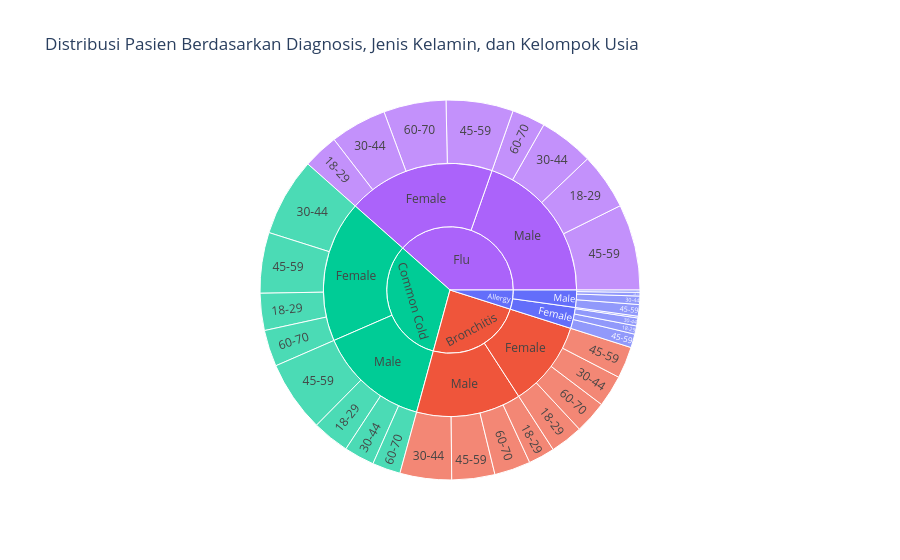

Source (notebook cell):
### Markdown cell above
### Fitur Pilihan Interaktif Baru: Grafik Sunburst

Grafik sunburst di bawah ini menyediakan cara interaktif untuk menjelajahi distribusi pasien secara hierarkis. Anda dapat mengklik pada segmen (misalnya, diagnosis tertentu) untuk "memperbesar" dan melihat distribusinya berdasarkan jenis kelamin, lalu mengklik lagi untuk melihat distribusi berdasarkan kelompok usia dalam kategori tersebut.

### Code cell
# Membuat kelompok usia untuk analisis lebih lanjut
bins = [18, 30, 45, 60, 70]
labels = ['18-29', '30-44', '45-59', '60-70']
df['kelompok_usia'] = pd.cut(df['usia'], bins=bins, labels=labels, right=False)

# Buat sunburst chart interaktif
fig = px.sunburst(
    df,
    path=['diagnosis', 'jenis_kelamin', 'kelompok_usia'], # Hierarki untuk sunburst
    values='id_pasien', # Nilai yang dihitung
    title='Distribusi Pasien Berdasarkan Diagnosis, Jenis Kelamin, dan Kelompok Usia',
    template='plotly_white',
    color='diagnosis' # Warna berdasarkan diagnosis utama
)
fig.update_traces(hovertemplate='<b>%{label}</b> <br>Jumlah Pasien: %{value}<br>Persentase: %{percentParent:.2%}')
fig.show()

### Figure 1 — Plotly figure (JSON) as saved in the notebook; plotly's stock layout.template omitted (floating-point values rounded to 4 significant figures)
{"data": [{"branchvalues": "total", "customdata": [["Allergy"], ["Allergy"], ["Allergy"], ["Allergy"], ["Allergy"], ["Allergy"], ["Allergy"], ["Allergy"], ["Allergy"], ["Allergy"], ["Allergy"], ["Bronchitis"], ["Bronchitis"], ["Bronchitis"], ["Bronchitis"], ["Bronchitis"], ["Bronchitis"], ["Bronchitis"], ["Bronchitis"], ["Bronchitis"], ["Bronchitis"], ["Bronchitis"], ["Common Cold"], ["Common Cold"], ["Common Cold"], ["Common Cold"], ["Common Cold"], ["Common Cold"], ["Common Cold"], ["Common Cold"], ["Common Cold"], ["Common Cold"], ["Common Cold"], ["Flu"], ["Flu"], ["Flu"], ["Flu"], ["Flu"], ["Flu"], ["Flu"], ["Flu"], ["Flu"], ["Flu"], ["Flu"]], "domain": {"x": [0, 1], "y": [0, 1]}, "hovertemplate": "<b>%{label}</b> <br>Jumlah Pasien: %{value}<br>Persentase: %{percentParent:.2%}", "ids": ["Allergy", "Allergy/Male/18-29", "Allergy/Female/18-29", "Allergy/Male/30-44", "Allergy/Female/30-44", "Allergy/Female/60-70", "Allergy/Female/45-59", "Allergy/Male/45-59", "Allergy/Female", "Allergy/Male", "Allergy/Male/60-70", "Bronchitis/Female", "Bronchitis/Male", "Bronchitis/Female/60-70", "Bronchitis", "Bronchitis/Male/45-59", "Bronchitis/Female/18-29", "Bronchitis/Female/30-44", "Bronchitis/Female/45-59", "Bronchitis/Male/60-70", "Bronchitis/Male/18-29", "Bronchitis/Male/30-44", "Common Cold/Female/30-44", "Common Cold/Male", "Common Cold/Female", "Common Cold/Male/18-29", "Common Cold/Female/45-59", "Common Cold/Female/18-29", "Common Cold/Male/60-70", "Common Cold", "Common Cold/Female/60-70", "Common Cold/Male/45-59", "Common Cold/Male/30-44", "Flu/Male/45-59", "Flu/Male/30-44", "Flu/Male/18-29", "Flu/Female/18-29", "Flu/Female", "Flu/Female/30-44", "Flu/Male", "Flu/Male/60-70", "Flu/Female/45-59", "Flu/Female/60-70", "Flu"], "labels": ["Allergy", "18-29", "18-29", "30-44", "30-44", "60-70", "45-59", "45-59", "Female", "Male", "60-70", "Female", "Male", "60-70", "Bronchitis", "45-59", "18-29", "30-44", "45-59", "60-70", "18-29", "30-44", "30-44", "Male", "Female", "18-29", "45-59", "18-29", "60-70", "Common Cold", "60-70", "45-59", "30-44", "45-59", "30-44", "18-29", "18-29", "Female", "30-44", "Male", "60-70", "45-59", "60-70", "Flu"], "marker": {"colors": ["#636efa", "#636efa", "#636efa", "#636efa", "#636efa", "#636efa", "#636efa", "#636efa", "#636efa", "#636efa", "#636efa", "#EF553B", "#EF553B", "#EF553B", "#EF553B", "#EF553B", "#EF553B", "#EF553B", "#EF553B", "#EF553B", "#EF553B", "#EF553B", "#00cc96", "#00cc96", "#00cc96", "#00cc96", "#00cc96", "#00cc96", "#00cc96", "#00cc96", "#00cc96", "#00cc96", "#00cc96", "#ab63fa", "#ab63fa", "#ab63fa", "#ab63fa", "#ab63fa", "#ab63fa", "#ab63fa", "#ab63fa", "#ab63fa", "#ab63fa", "#ab63fa"]}, "name": "", "parents": ["", "Allergy/Male", "Allergy/Female", "Allergy/Male", "Allergy/Female", "Allergy/Female", "Allergy/Female", "Allergy/Male", "Allergy", "Allergy", "Allergy/Male", "Bronchitis", "Bronchitis", "Bronchitis/Female", "", "Bronchitis/Male", "Bronchitis/Female", "Bronchitis/Female", "Bronchitis/Female", "Bronchitis/Male", "Bronchitis/Male", "Bronchitis/Male", "Common Cold/Female", "Common Cold", "Common Cold", "Common Cold/Male", "Common Cold/Female", "Common Cold/Female", "Common Cold/Male", "", "Common Cold/Female", "Common Cold/Male", "Common Cold/Male", "Flu/Male", "Flu/Male", "Flu/Male", "Flu/Female", "Flu", "Flu/Female", "Flu", "Flu/Male", "Flu/Female", "Flu/Female", ""], "type": "sunburst", "values": [6135.0, 250.0, 881.0, 892.0, 849.0, 189.0, 1453.0, 1230.0, 3372.0, 2763.0, 391.0, 13730.0, 16760.0, 3480.0, 30500.0, 4586.0, 3491.0, 3390.0, 3373.0, 3862.0, 2815.0, 5499.0, 8333.0, 17820.0, 22640.0, 3970.0, 6463.0, 3952.0, 3005.0, 40450.0, 3887.0, 7601.0, 3239.0, 9165.0, 5830.0, 6022.0, 3765.0, 23600.0, 6019.0, 24570.0, 3551.0, 7163.0, 6654.0, 48170.0]}], "layout": {"legend": {"tracegroupgap": 0}, "title": {"text": "Distribusi Pasien Berdasarkan Diagnosis, Jenis Kelamin, dan Kelompok Usia"}}}
